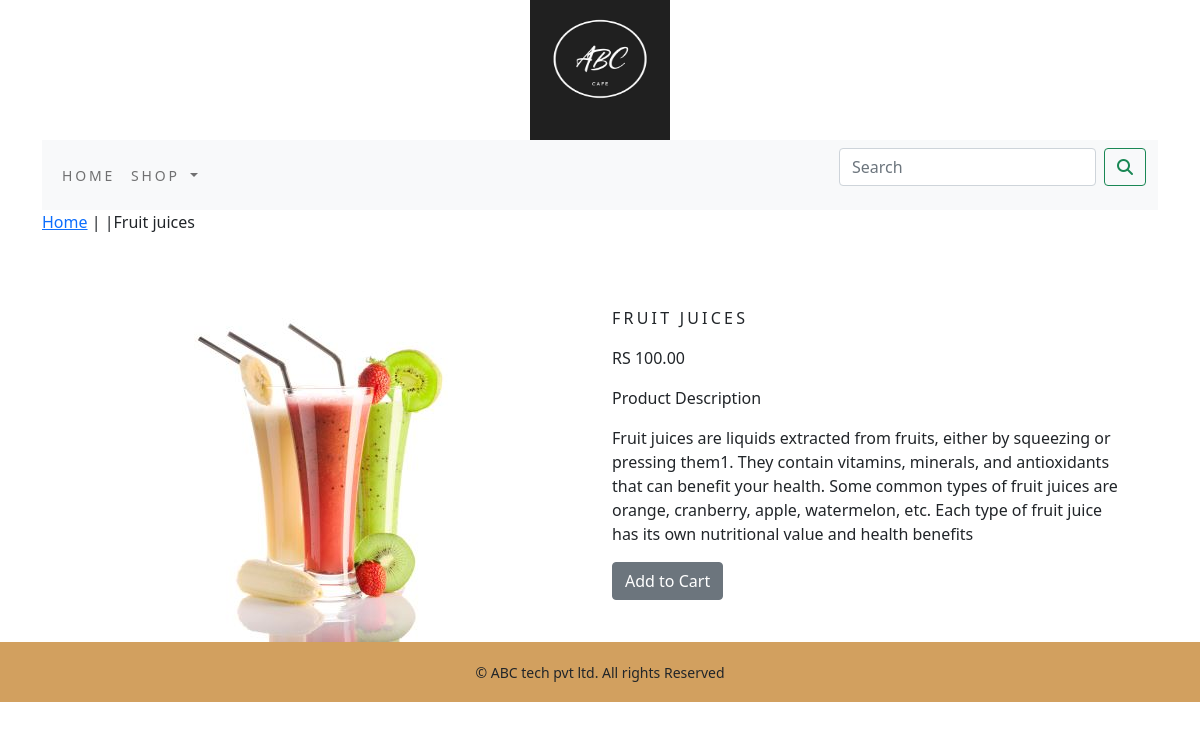
The page /shop/juices/Fruit_juices/ on the database its author committed.
### shop/models.py (models this page shows, shortened)
class Product(models.Model):
    name=models.CharField(max_length=250,unique=True)
    slug=models.SlugField(max_length=250,unique=True)
    desc=models.TextField(blank=True)
    price=models.DecimalField(max_digits=10,decimal_places=2)
    Category=models.ForeignKey(Category,on_delete=models.CASCADE)
    image=models.ImageField(upload_to='product',blank=True)
    stock=models.IntegerField()
    available=models.BooleanField(default=True)
    created=models.DateTimeField(auto_now_add=True)
    updated=models.DateTimeField(auto_now=True)
    class Meta:
        ordering=('name',)
        verbose_name='product'
        verbose_name_plural='products'

### shop/views.py (the view)
# urls.py: path('<slug:c_slug>/<slug:product_slug>/',views.prod,name='prod'),
def prod(request,c_slug,product_slug):
    try:
        product=Product.objects.get(Category__slug=c_slug,slug=product_slug)
    except Exception as e:
        raise e
    return render(request,"product.html",{"product":product})

### cart/context_processors.py (called while the page is built)
def counter(request):
    item_count=0
    if 'admin' in request.path:
        return {}
    else:
        try:
            cart=Cart.objects.filter(cart_id=_cart_id(request))
            cart_items=Cartitem.objects.all().filter(cart=cart[:1])
            for cart_item in cart_items:
                item_count += cart_item.quantity
        except Cart.DoesNotExist:
            item_count =0
    return dict(item_count=item_count)

### cart/views.py (called while the page is built)
def _cart_id(request):
    cart=request.session.session_key
    if not cart:
        cart=request.session.create()
    return cart

### shop/context_processors.py (called while the page is built)
def menu_links(request):
    links=Category.objects.all()
    return dict(links=links)

### shop/models.py (called while the page is built)
    def get_url(self):
        return reverse('shop:pro_category',args=[self.slug])

### template/product.html (shortened to what this page needs)
{% extends 'base.html' %}
{%  load static %}
{% block content %}
<div class="my_pro_row_class">
    <div class="mx_auto">
        <p><a href="{%url  'shop:allpro'    %}">Home</a> | <a href="{{product.category.get_url}}">{{product.category}}</a>|{{product.name}}  </p>
    </div>
</div><br>
<div class="container">
    <div class="row">
        <div class="col-12 col-sm-12 col-md-12 col-lg-6 text-center">
            <div style="min-width:18rem">
            <img src="{{product.image.url}}" alt="{{product.name}}">
        </div>
</div>
<div class="col-12 col-sm-12 col-md-12 col-lg-6">
    <div>
        <h1 class="my_prod_title">{{product.name}}</h1>
        <p>RS {{product.price}}</p>
        <p>Product Description</p>
        <p class="text-justify my_pro_details">{{product.desc}}</p>
{% if product.stock <= 0 %}
          <p class="text-justify my_pro_details" ><b> Out of stock</b></p>
    {% else %}
          <a class="btn btn-secondary" href="{% url 'cart:add_cart' product.id %}">Add to Cart</a>
    {% endif %}
</div>
    </div></div>
</div>
{% endblock %}<br>

### static/css/custom.css (style rules this page uses)
.my_pro_row_class { padding: top 15px;; padding-bottom: 20px; }
.my_prod_title { font-size: 16px; text-transform: uppercase; letter-spacing: .2em; padding-top: 15px; padding-bottom: 10px; }
.my_pro_details { padding-right: 20px; }

### rows shown on the page
Product: name "Fruit juices", image (picture), name "FRUIT JUICES", price "100.00", desc "Fruit juices are liquids extracted from fruits, either by squeezing or pressing them1. They contain vitamins, minerals, and antioxidants that can benefit your health. Some common types of fruit juices are orange, cranberry, apple, watermelon, etc. Each type of fruit juice has its own nutritional value and health benefits"
